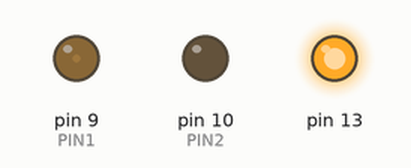
A sketch run on a simulated Arduino Uno, built with avr-gcc and run on an emulated ATmega328P. Shown: output pins drawn as LEDs (lit = HIGH). What the sketch prints to the serial monitor is not drawn.

Above: at 0.15 s.
At 11.2 s:
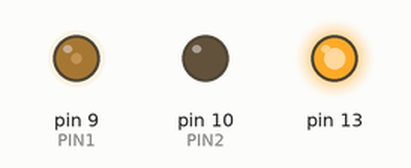
At 19.82 s:
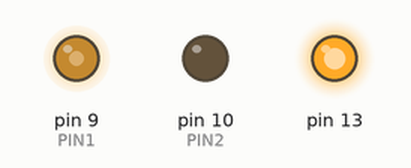
At 39.77 s:
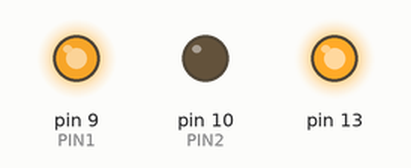
Timing chart, 0 to 40.0 s (numbered marks = the images above):
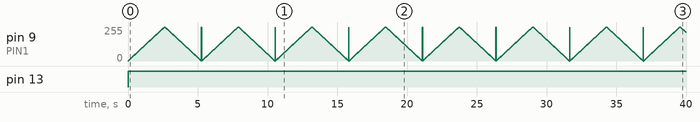

Measured:
- by itself, pin 13: LOW → HIGH at 0.00 s

The sketch:

fadeTest03_mega.ino
```cpp
#define PIN1 9
#define PIN2 10

#define FADESPEED 10

#include <Wire.h>
#include <Adafruit_PWMServoDriver.h>

Adafruit_PWMServoDriver pwm = Adafruit_PWMServoDriver();

int val[] = {
  1,1,1,1,1,1,1,1,1,1,1,1,1,2,2,2,2,2,2,2,2,2,2,2,2,2,2,2,2,3,3,3,3,3,3,3,3,3,3,4,4,4,4,4,4,4,4,5,5,5,5,5,5,6,6,6,6,6,7,7,7,7,
  8,8,8,8,9,9,9,9,10,10,10,11,11,12,12,12,13,13,14,14,15,15,15,16,17,17,18,18,19,19,20,21,21,22,23,24,24,25,26,27,28,29,30,31,
  32,33,34,35,36,37,39,40,41,43,44,45,47,49,50,52,53,55,57,59,61,63,65,67,69,72,74,77,79,82,84,87,90,93,96,99,103,106,110,113,
  117,121,125,129,133,138,142,147,152,157,162,168,173,179,185,191,197,204,210,217,225,232,240,248,256,264,273,282,292,301,311,
  322,332,343,355,366,379,391,404,418,431,446,460,476,492,508,525,542,560,579,598,618,638,659,681,704,727,751,776,802,828,856,
  884,914,944,975,1007,1041,1075,1111,1148,1186,1225,1266,1308,1351,1396,1442,1490,1539,1591,1643,1698,1754,1812,1872,1934,1999,
  2065,2133,2204,2277,2353,2431,2511,2594,2680,2769,2861,2956,3054,3155,3260,3368,3480,3595,3714,3837,3965,4095
 };

///* Configure digital pins 9 and 10 as 16-bit PWM outputs. */
//void setupPWM16() {
//    DDRB |= _BV(PB1) | _BV(PB2);        /* set pins as outputs */
//    TCCR1A = _BV(COM1A1) | _BV(COM1B1)  /* non-inverting PWM */
//        | _BV(WGM11);                   /* mode 14: fast PWM, TOP=ICR1 */
//    TCCR1B = _BV(WGM13) | _BV(WGM12)
//        | _BV(CS10);                    /* no prescaling */
////    ICR1 = 0xffff;                      /* TOP counter value */
//    ICR1 = 4095;
//}

///* 16-bit version of analogWrite(). Works only on pins 9 and 10. */
//void analogWrite16(uint8_t pin, uint16_t val)
//{
//    switch (pin) {
//        case  9: OCR1A = val; break;
//        case 10: OCR1B = val; break;
//    }
//}

int brightness = 0;    // initial brightness of LED
int fadeAmount = 1;

void setup() {
  #ifdef ESP8266
    Wire.pins(2, 14);   // ESP8266 can use any two pins, such as SDA to #2 and SCL to #14
  #endif

  Serial.begin(9600);
  pinMode(PIN1, OUTPUT);
  pinMode(PIN2, OUTPUT);
//  setupPWM16();


  pinMode(13, OUTPUT);

  pwm.begin();
  pwm.setPWMFreq(1600);  // This is the maximum PWM frequency


  // if you want to really speed stuff up, you can go into 'fast 400khz I2C' mode
  // some i2c devices dont like this so much so if you're sharing the bus, watch
  // out for this!

  // save I2C bitrate
  uint8_t twbrbackup = TWBR;
  TWBR = 12;

}

void loop() {


  // set the brightness of pin 9:, 0-31, 5 bit steps of brightness
//  analogWrite16(9, val[brightness+0]);
//  analogWrite16(10, val[256-brightness]);

  analogWrite(PIN1, brightness);

  digitalWrite(13, HIGH);


  for (uint8_t pwmnum=0; pwmnum < 16; pwmnum++) {
    pwm.setPWM(pwmnum, 0, val[brightness] );
  }

//  pwm.setPWM(0, 0, val[brightness]-10 );

  Serial.println(val[brightness]);

  // change the brightness for next time through the loop:
  brightness = brightness + fadeAmount;

  // reverse the direction of the fading at the ends of the fade:

  if (brightness < 0 || brightness > 255) {
    fadeAmount = -fadeAmount ;
  }
    // wait for 500 milliseconds to see the bightness change
//  delay(FADESPEED);

//  analogWrite16(9, 15);
//  delay(FADESPEED);
//  analogWrite16(9, 4095);
//  delay(FADESPEED);

//  static uint16_t i;

//  for (i = 1; i < 4095; i++) {
//    analogWrite16(PIN, i);
//    Serial.println(i);
//    delay(FADESPEED);
//  }
//  for (i = 4095; i > 1; i--) {
//    analogWrite16(PIN, i);
//    Serial.println(i);
//    delay(FADESPEED);
//  }


//    analogWrite16(9, i);
//    analogWrite16(10, 0xffff - i);
//    i++;
//    delay(1);

    delay(FADESPEED);

}
```
